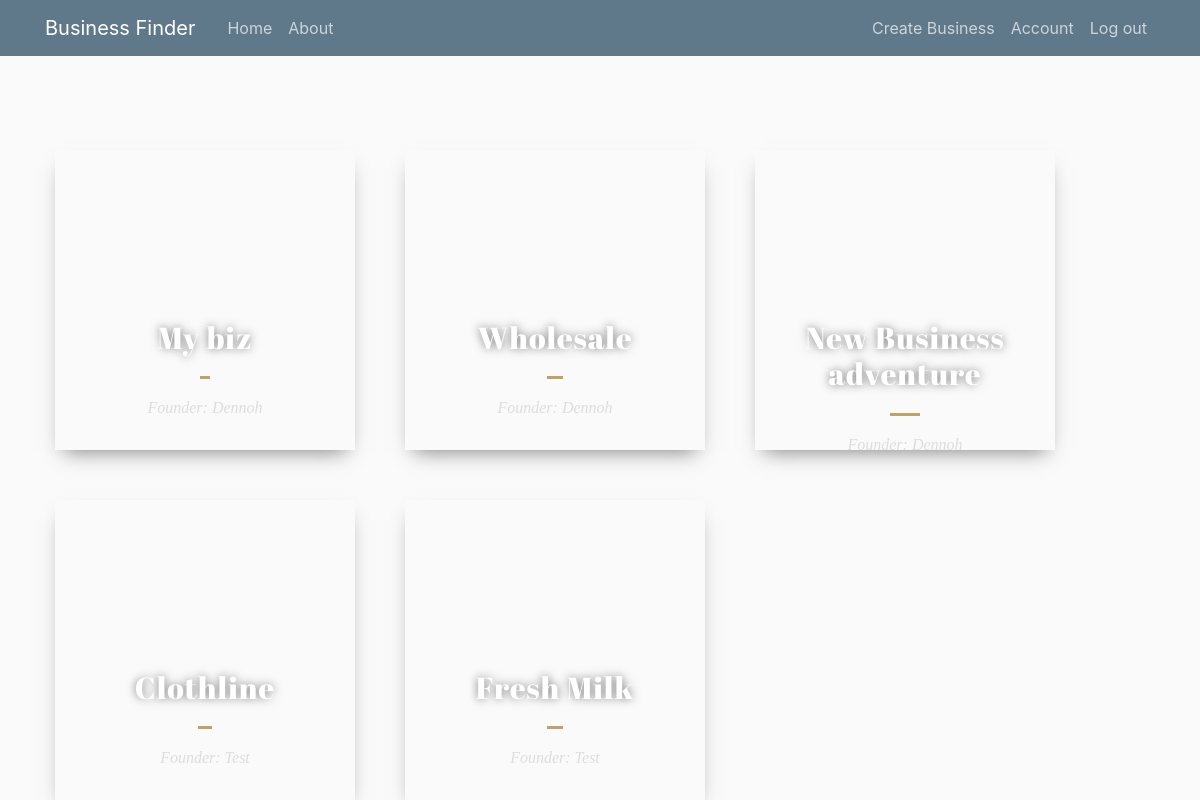
The app's page /index (signed in) with its own data.
### app/model.py (models this page shows, shortened)
class Business(db.Model):
    id = db.Column(db.Integer, primary_key=True)
    name = db.Column(db.String(100), nullable=False)
    description = db.Column(db.String(500), nullable=False)
    date_added = db.Column(db.DateTime, nullable=False, default=datetime.utcnow)
    user_id = db.Column(db.Integer, db.ForeignKey('user.id'), nullable=False)
    categories = db.relationship('Category', backref='business', lazy=True)
    locations = db.relationship('Location', backref='business', lazy=True)
    reviews = db.relationship('Review', backref='business', lazy=True)

class User(db.Model, UserMixin):
    id = db.Column(db.Integer, primary_key=True)
    username = db.Column(db.String(20), unique=True, nullable=False)
    email = db.Column(db.String(120), unique=True, nullable=False)
    image_file = db.Column(db.String(20), default='default.png', nullable=False)
    password = db.Column(db.String(64), nullable=False)
    businesses = db.relationship('Business', backref='owner', lazy=True)

### app/views.py (the view)
@app.route("/")
@app.route("/index")
def index():
    app = {
        "title":"Business Finder",
        "heading": "Home"
    }
    data = Business.query.all()
    return render_template("index.html", app=app, data=data)

### app/model.py (called while the page is built)
@login_manager.user_loader
def load_user(user_id):
    return User.query.get(int(user_id))

### app/templates/index.html (shortened to what this page needs)
{% extends "layout.html" %}
{% block content %}
    <div class="grid-container">
            {% for post in data %}
                <div class="grid-item">
                    <div class="blog-card spring-fever">
                        <div class="title-content">
                            <h3><a href="#">{{post.name}}</a></h3>
                            <div class="intro"> Founder: {{post.owner.username}} </div>
                        </div>
                    </div>
                </div>
            {% endfor %}
    </div>
{% endblock content %}

### app/static/default.css (style rules this page uses)
body { background: #fafafa; color: #333333; margin-top: 5rem; }
h1, h2, h3, h4, h5, h6 { color: #444444; }
.grid-container { display: grid; grid-template-columns: auto auto auto; padding: 10px; grid-gap: 50px 50px; grid-template-columns: auto auto auto; }
.blog-card { width:300px; height: 300px; font-family: 'Droid Serif', serif; color:#fff; top: 20%; top: 20%; right: 0; left: 0; margin: 0 auto; position: relative; overflow: hidden; border-radius: 0px; box-shadow: 0px 10px 20px -9px rgba(0, 0, 0, 0.5); text-align: center; transition:all 0.4s; background: url(https://s3-us-west-2.amazonaws.com/s.cdpn.io/1765/bg-blog-card.jpg) center no-repeat; background-size: 100%; }
.blog-card a { color:#fff; text-decoration:none; transition:all 0.2s }
.title-content { text-align: center; margin: 170px 0 0 0; z-index: 20; width: 100%; top: 0; left: 0; transition:all 0.6s }
.blog-card h3 { font-size: 1.9em; font-weight: 400; letter-spacing: 1px; font-family: 'Abril Fatface', serif; margin-bottom: 0; display:inline-block; }
.blog-card h3 a { text-shadow: 0px 0px 10px rgba(0, 0, 0, 0.5); transition:all 0.2s }
h3:after { content: " "; display: block; width: 10%; height: 3px; margin: 20px auto; border: 0; background: #BDA26B; }
.intro { width: 170px; margin: 0 auto; color: #ddd; font-style: italic; line-height: 18px; }

### records on screen
Business: name "My biz", owner.username "Dennoh"
Business: name "Wholesale", owner.username "Dennoh"
Business: name "New Business adventure", owner.username "Dennoh"
Business: name "Clothline", owner.username "Test"
Business: name "Fresh Milk", owner.username "Test"
